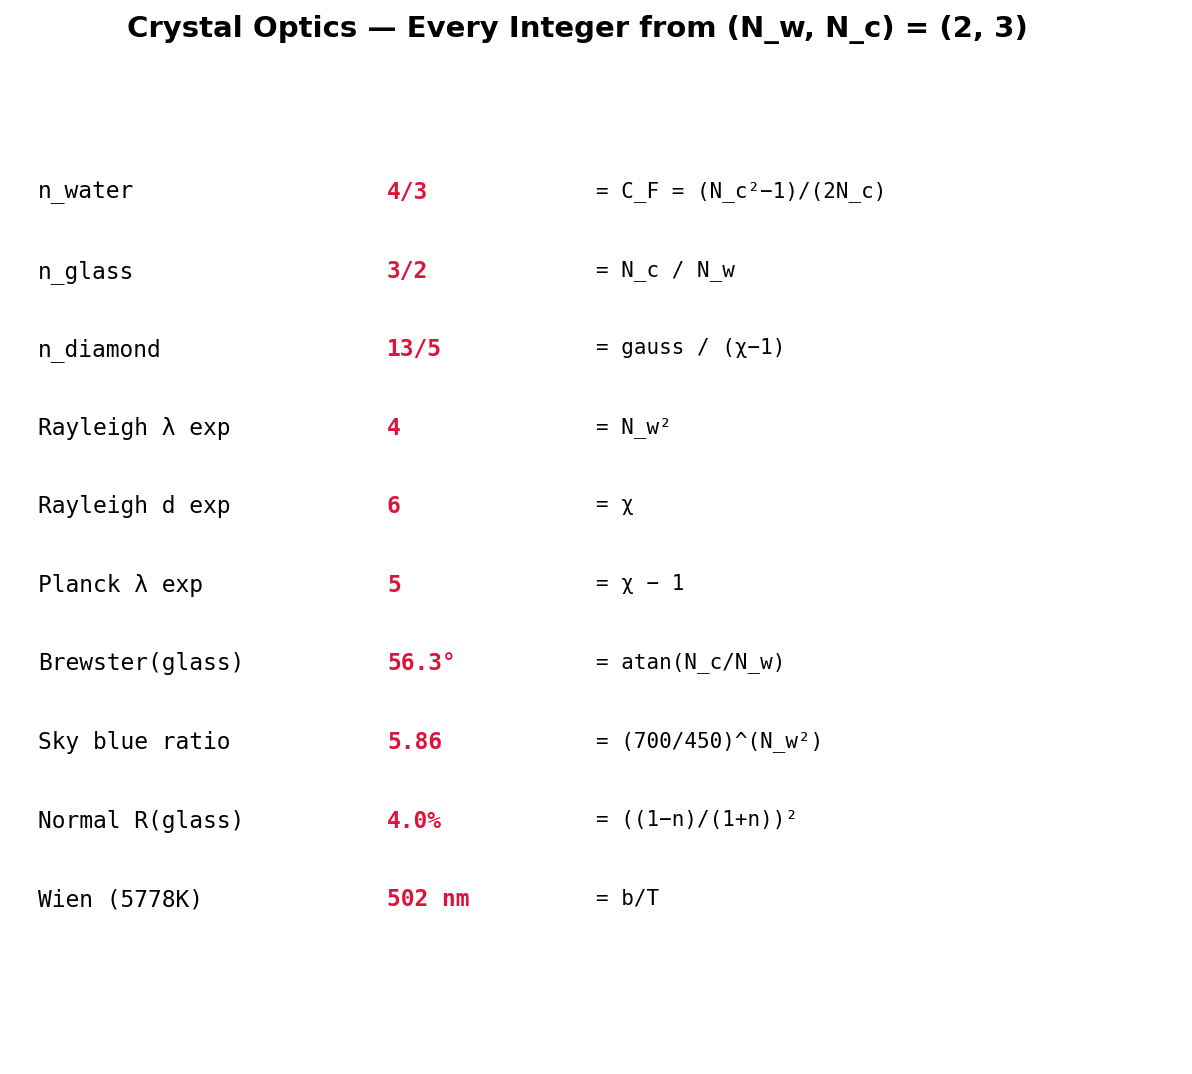

The script that saved this image:
#!/usr/bin/env python3
"""Crystal Optics — Every Integer from (2,3)"""
import crystal_toe as ct
import matplotlib.pyplot as plt

toe = ct.Toe(); op = toe.optics()
fig, ax = plt.subplots(figsize=(10, 8))
fig.suptitle(f"Crystal Optics — Every Integer from (N_w, N_c) = ({op.n_w()}, {op.n_c()})", fontsize=14, fontweight='bold')
ax.axis('off')
rows = [
    ("n_water",        "4/3",  "C_F = (N_c²−1)/(2N_c)"),
    ("n_glass",        "3/2",  "N_c / N_w"),
    ("n_diamond",      "13/5", "gauss / (χ−1)"),
    ("Rayleigh λ exp", "4",    "N_w²"),
    ("Rayleigh d exp", "6",    "χ"),
    ("Planck λ exp",   "5",    "χ − 1"),
    ("Brewster(glass)", f"{__import__('math').degrees(op.brewster_angle(1.0, op.n_glass())):.1f}°", "atan(N_c/N_w)"),
    ("Sky blue ratio", f"{op.sky_blue_ratio():.2f}", "(700/450)^(N_w²)"),
    ("Normal R(glass)", f"{op.normal_reflectance(1.0, op.n_glass())*100:.1f}%", "((1−n)/(1+n))²"),
    ("Wien (5778K)",   f"{op.wien_displacement(5778)*1e9:.0f} nm", "b/T"),
]
for i, (name, val, origin) in enumerate(rows):
    y = 0.95 - i * 0.085
    ax.text(0.02, y, name, fontsize=11, fontfamily='monospace', va='top', transform=ax.transAxes)
    ax.text(0.32, y, val, fontsize=11, fontfamily='monospace', va='top', fontweight='bold', color='crimson', transform=ax.transAxes)
    ax.text(0.50, y, f'= {origin}', fontsize=10, fontfamily='monospace', va='top', transform=ax.transAxes)
plt.savefig('optics_integers.png', dpi=150, bbox_inches='tight'); plt.show()
